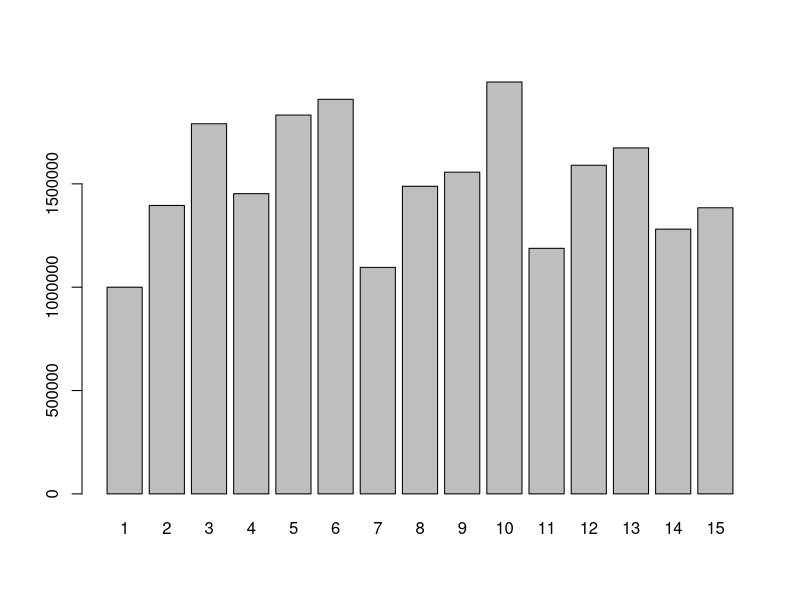

Write R code to recreate this figure.
# CC = Cost of buying a condo
# CS = Cost of buying a Subway
# Ci = $500,000 investment increment
# S = Strategy Number
# A = Available capital
# ACOC = Annual cost of ownership of a condo
# ACOS = Annual cost of ownership of a Subway
# ARC = Annual Revenue of a condo
# ARS = Annual Revenue of a Subway
# SPC = Sale price of a condo
# SPS = Sale price of a Subway
# ACO = Annual cost of ownership
# AR = Annual Revenue
# SP = Sale Price
# Investment = total investment outlay
# TCI = total cash in
# TCR = total cash return

rm(list = ls())
gc()
S = 1; #Initialize strategy count

#Define constants
CC = 250000
CS = 350000
A = 1000000
Ci = 500000 # Cash increment



Strategies <- data.frame(StrategyNumber=as.numeric(),
                 Condo=as.numeric(), 
                 Subway=as.numeric(),
                 Cash=as.numeric(),
                 Return=as.numeric(),
                 Iteration=as.numeric()) 

for (i in 0:4) { # i = condo count; max of four
  for (j in 0:2) { # j = Subway count; max of two
    for (x in 0:2) { # x = $0.5M investment count; max of two
      
        if (CC * i + CS * j + Ci * x  <= A) {
          investment = CC * i + CS * j + Ci * x #total investment outlay
          StrategyNumber = S
          for (k in 1:1000){
            ACOC = 1000 * sample(6:15,1)
            ACOS = 1000 * sample(90:120,1)
            ARC = 1000 * sample(16:22,1)
            ARS = 1000 * sample(60:250,1)
            SPC = 1000 * sample(200:320,1)
            SPS = 1000 * sample(250:400,1)
            Remainder = A - investment
            ACO = ACOC * i + ACOS * j # Combined annual cost of ownership
            AR = ARC * i + ARS * j # Combined annual revenue from condos/Subways
            SP = SPC * i + SPS * j # Combined sale prices of condos/Subways
            TCI = x * Ci # Total cash investment per strategy
            TCR = TCI * (1.06^10) # Total return from cash invested
            TotalReturn <- (10 * (AR - ACO)) + TCR + SP + Remainder
            Strategies[nrow(Strategies)+1,] = c(S,i,j,TCI,mean(TotalReturn),k)
        }
        S = S+1
        
      }    
    }
  }
}

StrategySummaries = setNames(aggregate(Strategies$Return, list(Strategies$StrategyNumber), mean),c("StrategyNumber","Return"))
barplot(StrategySummaries$Return, names.arg = StrategySummaries$StrategyNumber)
